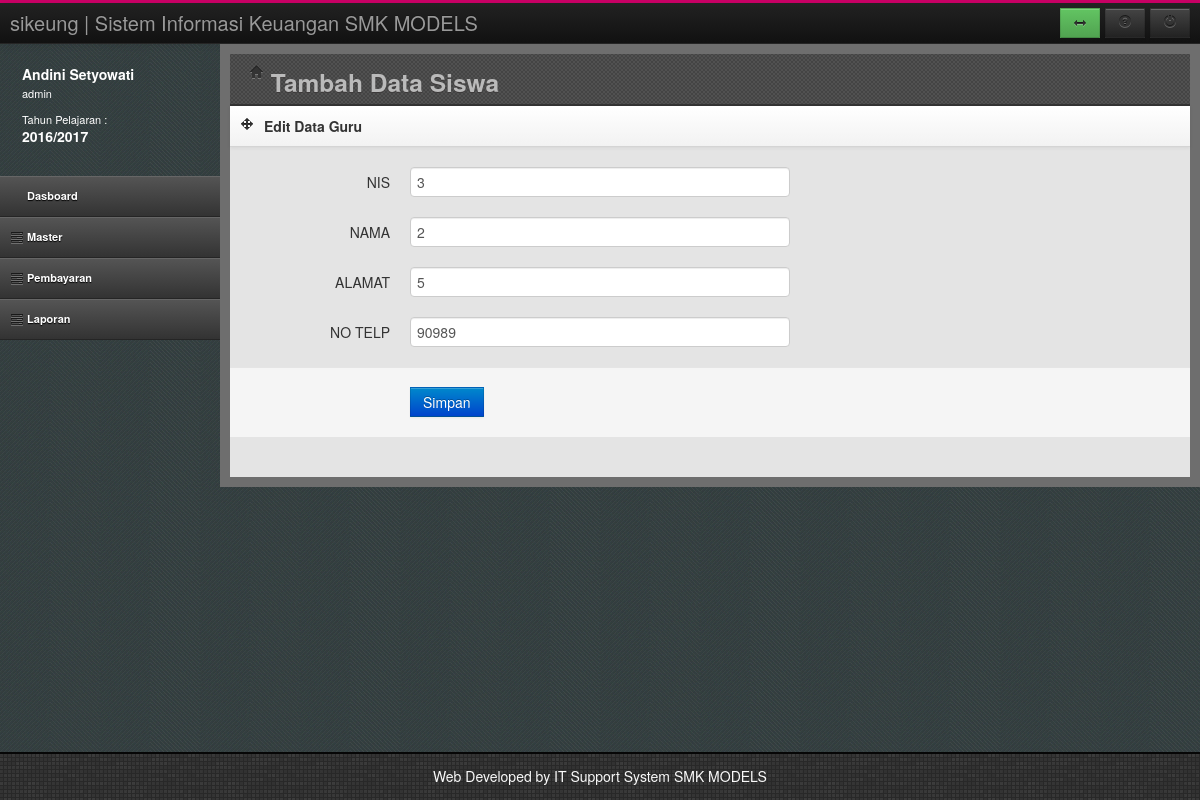
The app's page /index.php?page=addsiswa&act=1&id=2 (signed in) with its own data.
### tables this page shows
CREATE TABLE `tahunjar` (
  `TahunAkademik` varchar(20) NOT NULL,
  `Status` varchar(20) DEFAULT NULL,
  PRIMARY KEY (`TahunAkademik`)
);

CREATE TABLE `siswa` (
  `KODE_SISWA` int(11) NOT NULL AUTO_INCREMENT,
  `NIS` varchar(20) DEFAULT NULL,
  `KODE_JUR` int(11) NOT NULL,
  `NO_INDUK` varchar(20) DEFAULT NULL,
  `NAMA_SISWA` varchar(50) DEFAULT NULL,
  `ALAMAT_SISWA` varchar(100) DEFAULT NULL,
  `NOHP_SISWA` varchar(15) DEFAULT NULL,
  `THN_ANGK` int(11) DEFAULT NULL,
  `NAMA_JURSIS` varchar(50) DEFAULT NULL,
  PRIMARY KEY (`KODE_SISWA`),
  KEY `FK_MENEMPATI` (`KODE_JUR`),
  CONSTRAINT `FK_MENEMPATI` FOREIGN KEY (`KODE_JUR`) REFERENCES `jurusan` (`KODE_JUR`)
);

### addsiswa.php (the view, shortened to what this page needs)
<?php
$act = $_GET['act'];
?>
<header class="head">
	<div class="main-bar">
		<h3><i class="icon-home"></i> Tambah Data Siswa</h3>
	</div>
</header>
<?php
if ($act==0)
{
?>
<div class="row-fluid">
	<div class="span12">
		<div class="box">
			<header>
				<div class="icons"><i class="icon-move"></i></div>
				<h5>Tambah Data Siswa</h5>
			</header>
			<form class="form-horizontal" action="simpansiswa.php?act=0" method="post">
				<br>
				<div class="control-group">
					<label for="text1" class="control-label">NIS</label>
					<div class="controls with-tooltip">
						<input type="text" id="text1" class="span6 input-tooltip" name="NIS"
						data-original-title="Masukan Nama Kelas - Contoh: VII A" data-placement="bottom"/>
					</div>
					</div>
				<div class="control-group">
					<label for="text1" class="control-label">NAMA</label>
					<div class="controls with-tooltip">
						<input type="text" id="text1" class="span6 input-tooltip" name="Nama"
						data-original-title="Masukan Jumlah Siswa - Contoh: 30" data-placement="bottom"/>
					</div>
				</div>
				<div class="control-group">
					<label for="text1" class="control-label">ALAMAT</label>
					<div class="controls with-tooltip">
						<input type="text" id="text1" class="span6 input-tooltip" name="Alamat"
						data-original-title="Masukan Jumlah Siswa - Contoh: 30" data-placement="bottom"/>
					</div>
				</div>
				<div class="control-group">
					<label for="text1" class="control-label">NO TELP</label>
					<div class="controls with-tooltip">
						<input type="text" id="text1" class="span6 input-tooltip" name="NoHP"
						data-original-title="Masukan Jumlah Siswa - Contoh: 30" data-placement="bottom"/>
					</div>
					<div class="form-actions no-margin-bottom">
						<input type="submit" value="Simpan" class="btn btn-primary">
					</div>
				</div>
			</form>
		</div>
	</div>
</div>
<?php
}
else
{
	$id = $_GET['id'];
	$sql = "select * from siswa where nis='$id'";
	$rw=mysql_query($sql);
	$rs=mysql_fetch_array($rw)
?>
<div class="row-fluid">
	<div class="span12">
		<div class="box">
			<header>
				<div class="icons"><i class="icon-move"></i></div>
				<h5>Edit Data Guru</h5>
			</header>
			<form class="form-horizontal" action="simpansiswa.php?act=1" method="post">
				<br>
				<div class="control-group">
					<label for="text1" class="control-label">NIS</label>
					<div class="controls with-tooltip">
						<input type="text" id="text1" class="span6 input-tooltip" name="NIS"
						data-original-title="Masukan Nama Kelas - Contoh: VII A" data-placement="bottom"
						value="<?php echo $rs[0];?>"/>
					</div>
					</div>
				<div class="control-group">
					<label for="text1" class="control-label">NAMA</label>
					<div class="controls with-tooltip">
						<input type="text" id="text1" class="span6 input-tooltip" name="Nama"
						data-original-title="Masukan Jumlah Siswa - Contoh: 30" data-placement="bottom"
						value="<?php echo $rs[1];?>"/>
					</div>
				</div>
				<div class="control-group">
					<label for="text1" class="control-label">ALAMAT</label>
					<div class="controls with-tooltip">
						<input type="text" id="text1" class="span6 input-tooltip" name="Alamat"
						data-original-title="Masukan Jumlah Siswa - Contoh: 30" data-placement="bottom"
						value="<?php echo $rs[2];?>"/>
					</div>
				</div>
				<div class="control-group">
					<label for="text1" class="control-label">NO TELP</label>
					<div class="controls with-tooltip">
						<input type="text" id="text1" class="span6 input-tooltip" name="NoHp"
						data-original-title="Masukan Jumlah Siswa - Contoh: 30" data-placement="bottom"
						value="<?php echo $rs[3];?>"/>
					</div>
					<div class="form-actions no-margin-bottom">
						<input type="submit" value="Simpan" class="btn btn-primary">
					</div>
				</div>
			</form>
		</div>
	</div>
</div>
<?php
}
?>

### usersesion.php
<div class="media user-media hidden-phone">
	<div class="media-body hidden-tablet">
		<h5 class="media-heading"><?php echo $LogNamaUser;?></h5>
		<ul class="unstyled user-info">
			<li><?php echo $LogHak;?><br/><br/></li>
			<li>Tahun Pelajaran : <br/>
				<h5 class="media-heading"><?php echo $TahunAktif ;?></h5>
			</li>
		</ul>
	</div>
</div>

### assets/css/style.css (style rules this page uses)
html, body { height: 100%; }
.head { height: 40px; padding-bottom: 10px; *zoom: 1; }
.head:before, .head:after { display: table; content: ""; line-height: 0; }
.head:after { clear: both; }
.head .main-bar { margin-left: 20px; position: relative; }
#left .user-media { color: #fff; padding: 20px 0 20px 10px; }
#left .user-media .media-body { float: left; margin-left: 12px; }
#left .user-media .media-body h5 { margin-bottom: 3px; }
#left .user-media .media-body .user-info li { line-height: 13px; font-size: 11px; }
.head { background-color: #444444; background-image: url("../img/bg.png"); background-repeat: repeat; border-bottom: 2px solid #333333; }
.head .main-bar h3 { color: #BABABA; line-height: 29px; text-shadow: 0 1px 0 rgba(51, 47, 47, 0.6); }
.box { margin-bottom: 10px; position: relative; width: 100%; }
.box header { background-color: #fafafa; background-image: -moz-linear-gradient(top, #ffffff, #f2f2f2); background-image: -webkit-gradient(linear, 0 0, 0 100%, from(#ffffff), to(#f2f2f2)); background-image: -webkit-linear-gradient(top, #ffffff, #f2f2f2); background-image: -o-linear-gradient(top, #ffffff, #f2f2f2); background-image: linear-gradient(to bottom, #ffffff, #f2f2f2); background-repeat: repeat-x; filter: progid:DXImageTransform.Microsoft.gradient(startColorstr='#ffffffff', endColorstr='#fff2f2f2', GradientType=0); border-bottom: 1px solid #d4d4d4; -webkit-box-shadow: 0 1px 4px rgba(0, 0, 0, 0.065); -moz-box-shadow: 0 1px 4px rgba(0, 0, 0, 0.065); box-shadow: 0 1px 4px rgba(0, 0, 0, 0.065); *zoom: 1; }
.box header:before, .box header:after { display: table; content: ""; line-height: 0; }
.box header:after { clear: both; }
.box header .icons, .box header h5 { float: left; margin: 0; }
.box header .icons { float: left; display: block; padding: 10px 5px 10px 10px; }
.box header h5 { margin: 10px 0 10px 5px; }
.btn { -webkit-border-radius: 0; -moz-border-radius: 0; border-radius: 0; }

### records on screen
tahunjar: TahunAkademik "2016/2017"
siswa: NIS "3", Nama "2", Alamat "5", NoHp "90989"

### other values on screen
$LogNamaUser "Andini Setyowati"
$LogHak "admin"
